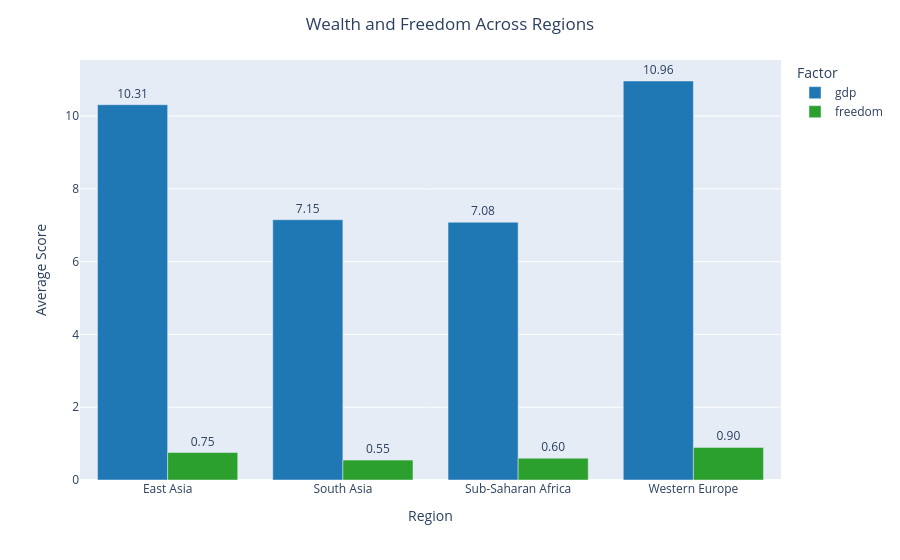

This figure's notebook cell:
### Markdown cell above
---
## Done? Stretch Goal

If you finish both tasks with time to spare, try this:

**Task 3 (stretch):** Build a **grouped bar chart** comparing 2 sub-factors (e.g. `GDP_per_capita` and `Freedom`) across the 5 most populated regions. Use colour meaningfully and write an insight title.

Regions to include: `'Western Europe'`, `'Latin America'`, `'East Asia'`, `'Sub-Saharan Africa'`, `'South Asia'`

### Code cell
# Stretch goal — grouped bar chart
# YOUR CODE HERE
import plotly.express as px

# Step 1: Select regions
regions = ['Western Europe', 'Latin America', 'East Asia', 
           'Sub-Saharan Africa', 'South Asia']

filtered = df[df['region'].isin(regions)]

# Step 2: Aggregate averages
grouped = (filtered.groupby('region')[['gdp', 'freedom']]
           .mean()
           .reset_index())

# Step 3: Convert to long format
long_df = grouped.melt(
    id_vars='region',
    value_vars=['gdp', 'freedom'],
    var_name='Factor',
    value_name='Value'
)

# Step 4: Plot
fig = px.bar(
    long_df,
    x='region',
    y='Value',
    color='Factor',
    barmode='group',
    text='Value',
    color_discrete_map={
        'gdp': '#1f77b4',
        'freedom': '#2ca02c'
    }
)

# Step 5: Layout
fig.update_layout(
    title="Wealth and Freedom Across Regions",
    xaxis_title="Region",
    yaxis_title="Average Score",
    title_x=0.5,
    legend_title="Factor"
)

fig.update_traces(texttemplate='%{text:.2f}', textposition='outside')

fig.show()

### Figure 1 — Plotly figure (JSON) as saved in the notebook; plotly's stock layout.template omitted (floating-point values rounded to 4 significant figures)
{"data": [{"alignmentgroup": "True", "hovertemplate": "Factor=gdp<br>region=%{x}<br>Value=%{text}<extra></extra>", "legendgroup": "gdp", "marker": {"color": "#1f77b4", "pattern": {"shape": ""}}, "name": "gdp", "offsetgroup": "gdp", "orientation": "v", "showlegend": true, "text": [10.31, 7.152, 7.082, 10.96], "textposition": "outside", "texttemplate": "%{text:.2f}", "type": "bar", "x": ["East Asia", "South Asia", "Sub-Saharan Africa", "Western Europe"], "xaxis": "x", "y": [10.31, 7.152, 7.082, 10.96], "yaxis": "y"}, {"alignmentgroup": "True", "hovertemplate": "Factor=freedom<br>region=%{x}<br>Value=%{text}<extra></extra>", "legendgroup": "freedom", "marker": {"color": "#2ca02c", "pattern": {"shape": ""}}, "name": "freedom", "offsetgroup": "freedom", "orientation": "v", "showlegend": true, "text": [0.754, 0.5463, 0.5994, 0.8961], "textposition": "outside", "texttemplate": "%{text:.2f}", "type": "bar", "x": ["East Asia", "South Asia", "Sub-Saharan Africa", "Western Europe"], "xaxis": "x", "y": [0.754, 0.5463, 0.5994, 0.8961], "yaxis": "y"}], "layout": {"barmode": "group", "legend": {"title": {"text": "Factor"}, "tracegroupgap": 0}, "margin": {"t": 60}, "title": {"text": "Wealth and Freedom Across Regions", "x": 0.5}, "xaxis": {"anchor": "y", "domain": [0, 1], "title": {"text": "Region"}}, "yaxis": {"anchor": "x", "domain": [0, 1], "title": {"text": "Average Score"}}}}
